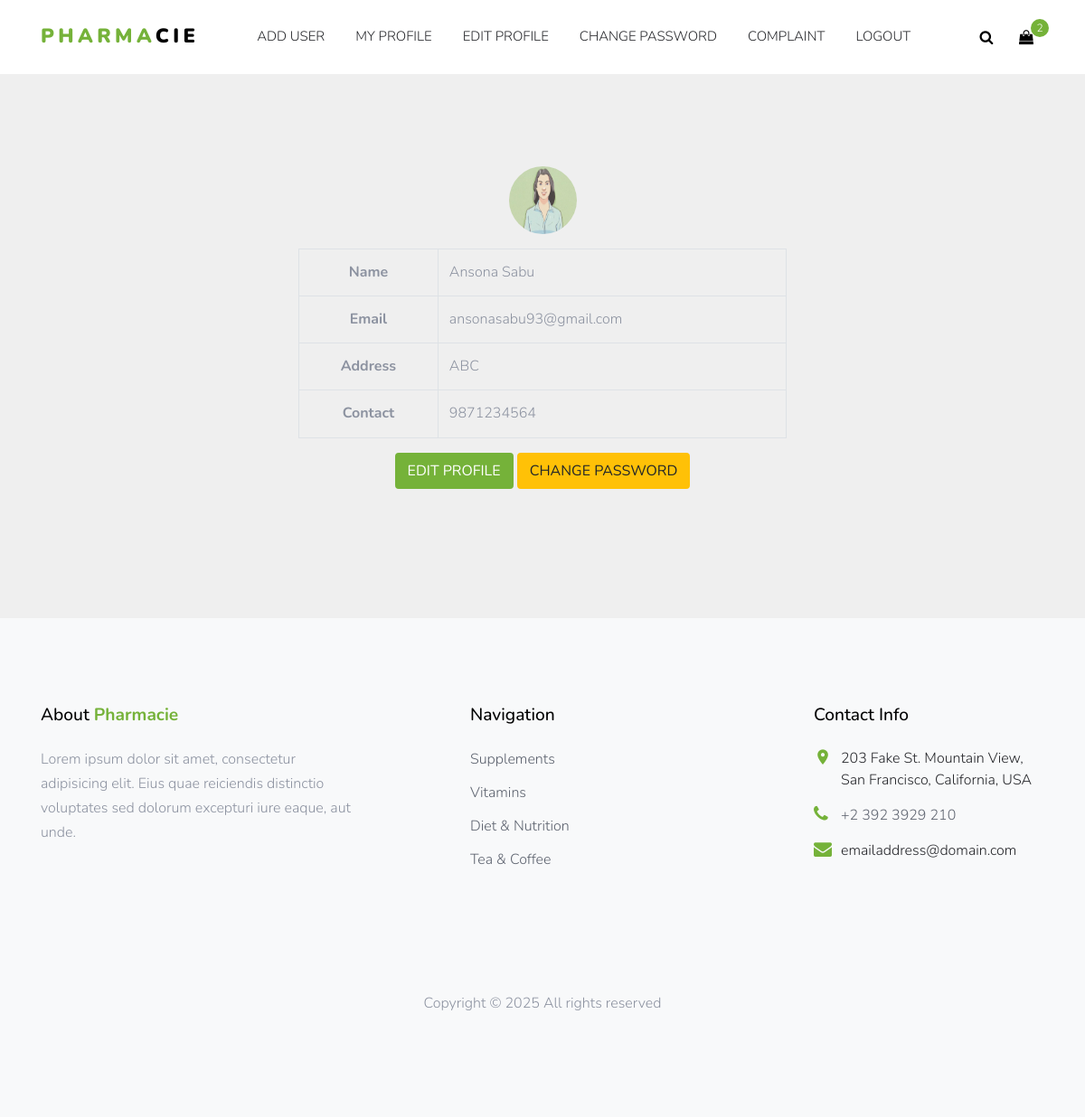
Page /Project/Pharmacist/MyProfile.php (signed in) on the committed database.
### tables this page shows
CREATE TABLE `tbl_pharmacist` (
  `pharmacist_id` int(11) NOT NULL,
  `pharmacist_name` varchar(50) NOT NULL,
  `pharmacist_email` varchar(100) NOT NULL,
  `pharmacist_password` varchar(20) NOT NULL,
  `pharmacist_proof` varchar(200) NOT NULL,
  `pharmacist_photo` varchar(50) NOT NULL,
  `pharmacist_address` varchar(500) NOT NULL,
  `pharmacist_contact` varchar(50) NOT NULL
);

### Project/Pharmacist/MyProfile.php (the view, shortened to what this page needs)
<?php
include("Head.php");
include("../Assets/Connection/Connection.php");
$pharmacist="select * from tbl_pharmacist where pharmacist_id=".$_SESSION['pid'];
$result=$con->query($pharmacist);
$data=$result->fetch_assoc();
?>
<!DOCTYPE html PUBLIC "-//W3C//DTD XHTML 1.0 Transitional//EN" "http://www.w3.org/TR/xhtml1/DTD/xhtml1-transitional.dtd">
<html xmlns="http://www.w3.org/1999/xhtml">
<head>
</head>
<body>
<div class="container mt-5">
    <form id="form1" name="form1" method="post" action="">
        <div class="row justify-content-center">
            <div class="col-md-6 text-center">
                <img src="../Assets/Files/Pharmacist/<?php echo $data['pharmacist_photo']; ?>" class="rounded-circle mb-3" width="75" height="75" alt="Pharmacist Photo">
            </div>
        </div>
        <div class="row justify-content-center">
            <div class="col-md-6">
                <table class="table table-bordered">
                    <tbody>
                        <tr>
                            <th scope="row" class="text-center">Name</th>
                            <td><?php echo $data['pharmacist_name']; ?></td>
                        </tr>
                        <tr>
                            <th scope="row" class="text-center">Email</th>
                            <td><?php echo $data['pharmacist_email']; ?></td>
                        </tr>
                        <tr>
                            <th scope="row" class="text-center">Address</th>
                            <td><?php echo $data['pharmacist_address']; ?></td>
                        </tr>
                        <tr>
                            <th scope="row" class="text-center">Contact</th>
                            <td><?php echo $data['pharmacist_contact']; ?></td>
                        </tr>
                    </tbody>
                </table>
            </div>
        </div>
        <div class="row justify-content-center">
            <div class="col-md-6 text-center">
                <a href="EditProfile.php" class="btn btn-primary me-2">Edit Profile</a>
                <a href="ChangePassword.php" class="btn btn-warning">Change Password</a>
            </div>
        </div>
    </form>
</div>
</body>
</html>
<?php
include("Foot.php");
?>

### Project/Assets/Templates/Main/css/style.css (style rules this page uses)
body { line-height: 1.7; color: #8c92a0; font-weight: 300; font-size: 16px; background: #efefef; }
a { -webkit-transition: .3s all ease; -o-transition: .3s all ease; transition: .3s all ease; }
.btn { -webkit-transition: .3s all ease-in-out; -o-transition: .3s all ease-in-out; transition: .3s all ease-in-out; text-transform: uppercase; border-width: 2px; }

### rows in the picture
tbl_pharmacist: pharmacist_photo (picture), pharmacist_name "Ansona Sabu", pharmacist_email "ansonasabu93@gmail.com", pharmacist_address "ABC", pharmacist_contact "9871234564"
